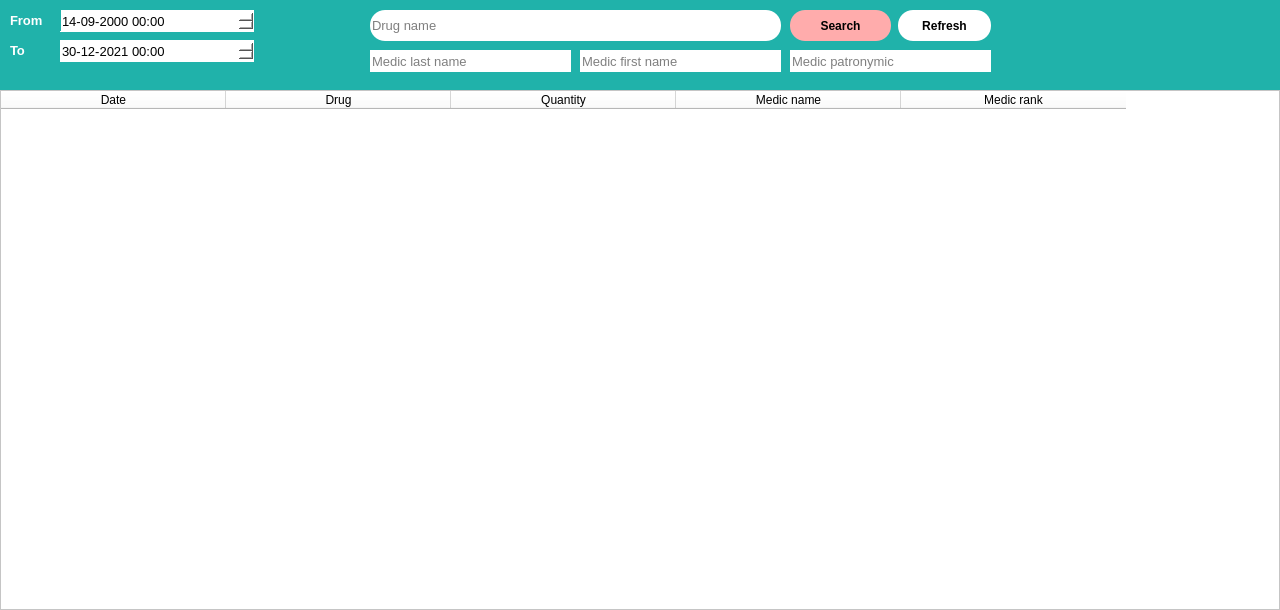
<?xml version="1.0" encoding="UTF-8"?>
<ui version="4.0">
 <class>IssueLogWindow</class>
 <widget class="QDialog" name="IssueLogWindow">
  <property name="geometry">
   <rect>
    <x>0</x>
    <y>0</y>
    <width>1280</width>
    <height>610</height>
   </rect>
  </property>
  <property name="minimumSize">
   <size>
    <width>1280</width>
    <height>610</height>
   </size>
  </property>
  <property name="maximumSize">
   <size>
    <width>1280</width>
    <height>610</height>
   </size>
  </property>
  <property name="windowTitle">
   <string>Issue log</string>
  </property>
  <property name="windowIcon">
   <iconset>
    <normaloff>../media/logo.png</normaloff>../media/logo.png</iconset>
  </property>
  <property name="styleSheet">
   <string notr="true">background-color: rgb(32, 178, 170);</string>
  </property>
  <widget class="QTableWidget" name="tableWidget">
   <property name="geometry">
    <rect>
     <x>0</x>
     <y>90</y>
     <width>1280</width>
     <height>520</height>
    </rect>
   </property>
   <property name="sizePolicy">
    <sizepolicy hsizetype="Expanding" vsizetype="Expanding">
     <horstretch>0</horstretch>
     <verstretch>0</verstretch>
    </sizepolicy>
   </property>
   <property name="styleSheet">
    <string notr="true">background-color: rgb(255, 255, 255);</string>
   </property>
   <property name="sizeAdjustPolicy">
    <enum>QAbstractScrollArea::AdjustToContents</enum>
   </property>
   <property name="showDropIndicator" stdset="0">
    <bool>true</bool>
   </property>
   <property name="alternatingRowColors">
    <bool>false</bool>
   </property>
   <property name="gridStyle">
    <enum>Qt::CustomDashLine</enum>
   </property>
   <property name="sortingEnabled">
    <bool>true</bool>
   </property>
   <property name="wordWrap">
    <bool>true</bool>
   </property>
   <property name="rowCount">
    <number>0</number>
   </property>
   <property name="columnCount">
    <number>5</number>
   </property>
   <attribute name="horizontalHeaderCascadingSectionResizes">
    <bool>false</bool>
   </attribute>
   <attribute name="horizontalHeaderMinimumSectionSize">
    <number>40</number>
   </attribute>
   <attribute name="horizontalHeaderDefaultSectionSize">
    <number>225</number>
   </attribute>
   <attribute name="verticalHeaderVisible">
    <bool>false</bool>
   </attribute>
   <attribute name="verticalHeaderMinimumSectionSize">
    <number>30</number>
   </attribute>
   <attribute name="verticalHeaderDefaultSectionSize">
    <number>30</number>
   </attribute>
   <attribute name="verticalHeaderHighlightSections">
    <bool>true</bool>
   </attribute>
   <column>
    <property name="text">
     <string>Date</string>
    </property>
    <property name="font">
     <font>
      <weight>50</weight>
      <bold>false</bold>
     </font>
    </property>
    <property name="background">
     <color alpha="0">
      <red>0</red>
      <green>0</green>
      <blue>0</blue>
     </color>
    </property>
   </column>
   <column>
    <property name="text">
     <string>Drug</string>
    </property>
   </column>
   <column>
    <property name="text">
     <string>Quantity</string>
    </property>
   </column>
   <column>
    <property name="text">
     <string>Medic name</string>
    </property>
   </column>
   <column>
    <property name="text">
     <string>Medic rank</string>
    </property>
   </column>
  </widget>
  <widget class="QPushButton" name="refresh_btn">
   <property name="geometry">
    <rect>
     <x>898</x>
     <y>10</y>
     <width>93</width>
     <height>31</height>
    </rect>
   </property>
   <property name="font">
    <font>
     <weight>75</weight>
     <bold>true</bold>
    </font>
   </property>
   <property name="styleSheet">
    <string notr="true">QPushButton {
	background-color: rgb(255, 255, 255);
	color: rgb(0, 0, 0);
	border-radius: 15px;
}

QPushButton:pressed {
	background-color: rgb(105, 205, 255);
}</string>
   </property>
   <property name="text">
    <string>Refresh</string>
   </property>
  </widget>
  <widget class="QPushButton" name="search_btn">
   <property name="enabled">
    <bool>true</bool>
   </property>
   <property name="geometry">
    <rect>
     <x>790</x>
     <y>10</y>
     <width>101</width>
     <height>31</height>
    </rect>
   </property>
   <property name="font">
    <font>
     <weight>75</weight>
     <bold>true</bold>
    </font>
   </property>
   <property name="styleSheet">
    <string notr="true">QPushButton {
	background-color: rgb(255, 172, 172);
	color: rgb(0, 0, 0);
	border-radius: 15px;
}

QPushButton:pressed {
	background-color: rgb(105, 205, 255);
}</string>
   </property>
   <property name="text">
    <string>Search</string>
   </property>
  </widget>
  <widget class="QLineEdit" name="search_drug_fld">
   <property name="geometry">
    <rect>
     <x>370</x>
     <y>10</y>
     <width>411</width>
     <height>31</height>
    </rect>
   </property>
   <property name="font">
    <font>
     <pointsize>10</pointsize>
    </font>
   </property>
   <property name="styleSheet">
    <string notr="true">background-color: rgb(255, 255, 255);
color: rgb(0, 0, 0);
border-radius: 15px;</string>
   </property>
   <property name="maxLength">
    <number>200</number>
   </property>
   <property name="placeholderText">
    <string>Drug name</string>
   </property>
  </widget>
  <widget class="QDateTimeEdit" name="datetime_editor_from">
   <property name="geometry">
    <rect>
     <x>60</x>
     <y>10</y>
     <width>194</width>
     <height>22</height>
    </rect>
   </property>
   <property name="font">
    <font>
     <pointsize>10</pointsize>
    </font>
   </property>
   <property name="styleSheet">
    <string notr="true">background-color: rgb(255, 255, 255);
color: rgb(0, 0, 0);
border-radius: 15px;</string>
   </property>
   <property name="minimumDateTime">
    <datetime>
     <hour>0</hour>
     <minute>0</minute>
     <second>0</second>
     <year>2000</year>
     <month>9</month>
     <day>14</day>
    </datetime>
   </property>
   <property name="displayFormat">
    <string>dd-MM-yyyy HH:mm</string>
   </property>
  </widget>
  <widget class="QDateTimeEdit" name="datetime_editor_to">
   <property name="geometry">
    <rect>
     <x>60</x>
     <y>40</y>
     <width>194</width>
     <height>22</height>
    </rect>
   </property>
   <property name="font">
    <font>
     <pointsize>10</pointsize>
    </font>
   </property>
   <property name="styleSheet">
    <string notr="true">background-color: rgb(255, 255, 255);
color: rgb(0, 0, 0);
border-radius: 15px;</string>
   </property>
   <property name="dateTime">
    <datetime>
     <hour>0</hour>
     <minute>0</minute>
     <second>0</second>
     <year>2021</year>
     <month>12</month>
     <day>30</day>
    </datetime>
   </property>
   <property name="minimumDateTime">
    <datetime>
     <hour>0</hour>
     <minute>0</minute>
     <second>0</second>
     <year>2000</year>
     <month>9</month>
     <day>14</day>
    </datetime>
   </property>
   <property name="displayFormat">
    <string>dd-MM-yyyy HH:mm</string>
   </property>
  </widget>
  <widget class="QLabel" name="label">
   <property name="geometry">
    <rect>
     <x>10</x>
     <y>10</y>
     <width>51</width>
     <height>21</height>
    </rect>
   </property>
   <property name="font">
    <font>
     <pointsize>10</pointsize>
     <weight>75</weight>
     <bold>true</bold>
    </font>
   </property>
   <property name="styleSheet">
    <string notr="true">color: rgb(255, 255, 255);</string>
   </property>
   <property name="text">
    <string>From</string>
   </property>
  </widget>
  <widget class="QLabel" name="label_2">
   <property name="geometry">
    <rect>
     <x>10</x>
     <y>40</y>
     <width>41</width>
     <height>21</height>
    </rect>
   </property>
   <property name="font">
    <font>
     <pointsize>10</pointsize>
     <weight>75</weight>
     <bold>true</bold>
    </font>
   </property>
   <property name="styleSheet">
    <string notr="true">color: rgb(255, 255, 255);</string>
   </property>
   <property name="text">
    <string>To</string>
   </property>
  </widget>
  <widget class="QLineEdit" name="medic_fname_fld">
   <property name="geometry">
    <rect>
     <x>580</x>
     <y>50</y>
     <width>201</width>
     <height>22</height>
    </rect>
   </property>
   <property name="font">
    <font>
     <pointsize>10</pointsize>
    </font>
   </property>
   <property name="styleSheet">
    <string notr="true">background-color: rgb(255, 255, 255);
color: rgb(0, 0, 0);
border-radius: 15px;</string>
   </property>
   <property name="maxLength">
    <number>50</number>
   </property>
   <property name="placeholderText">
    <string>Medic first name</string>
   </property>
  </widget>
  <widget class="QLineEdit" name="medic_lname_fld">
   <property name="geometry">
    <rect>
     <x>370</x>
     <y>50</y>
     <width>201</width>
     <height>22</height>
    </rect>
   </property>
   <property name="font">
    <font>
     <pointsize>10</pointsize>
    </font>
   </property>
   <property name="styleSheet">
    <string notr="true">background-color: rgb(255, 255, 255);
color: rgb(0, 0, 0);
border-radius: 15px;</string>
   </property>
   <property name="maxLength">
    <number>50</number>
   </property>
   <property name="placeholderText">
    <string>Medic last name</string>
   </property>
  </widget>
  <widget class="QLineEdit" name="medic_patronymic_fld">
   <property name="geometry">
    <rect>
     <x>790</x>
     <y>50</y>
     <width>201</width>
     <height>22</height>
    </rect>
   </property>
   <property name="font">
    <font>
     <pointsize>10</pointsize>
    </font>
   </property>
   <property name="styleSheet">
    <string notr="true">background-color: rgb(255, 255, 255);
color: rgb(0, 0, 0);
border-radius: 15px;</string>
   </property>
   <property name="maxLength">
    <number>50</number>
   </property>
   <property name="placeholderText">
    <string>Medic patronymic</string>
   </property>
  </widget>
 </widget>
 <resources/>
 <connections/>
</ui>
